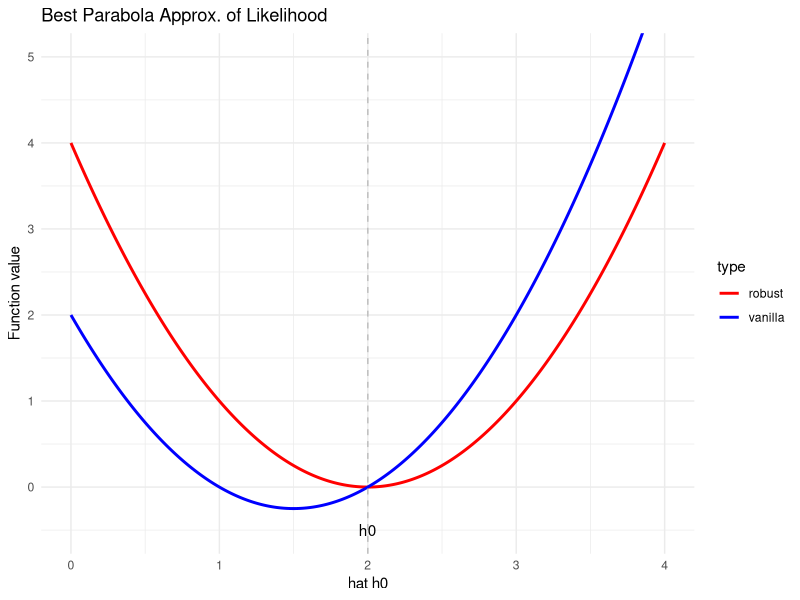
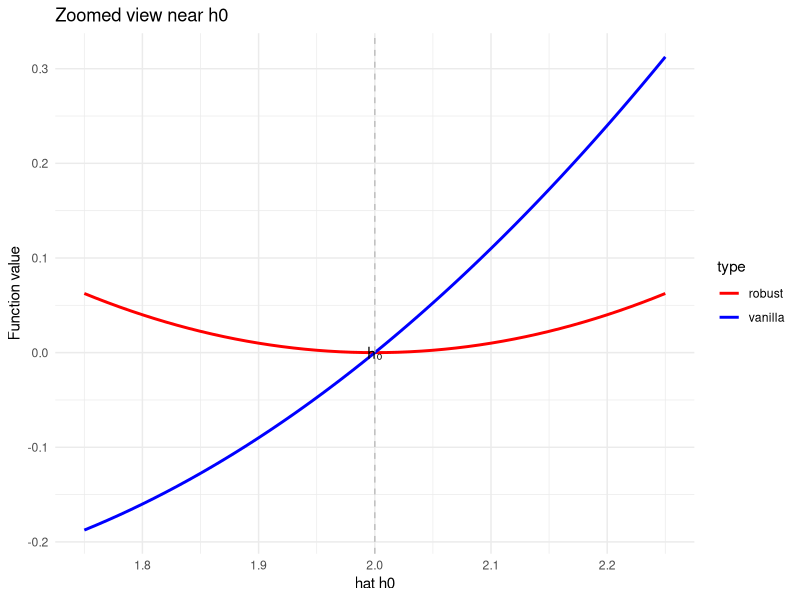
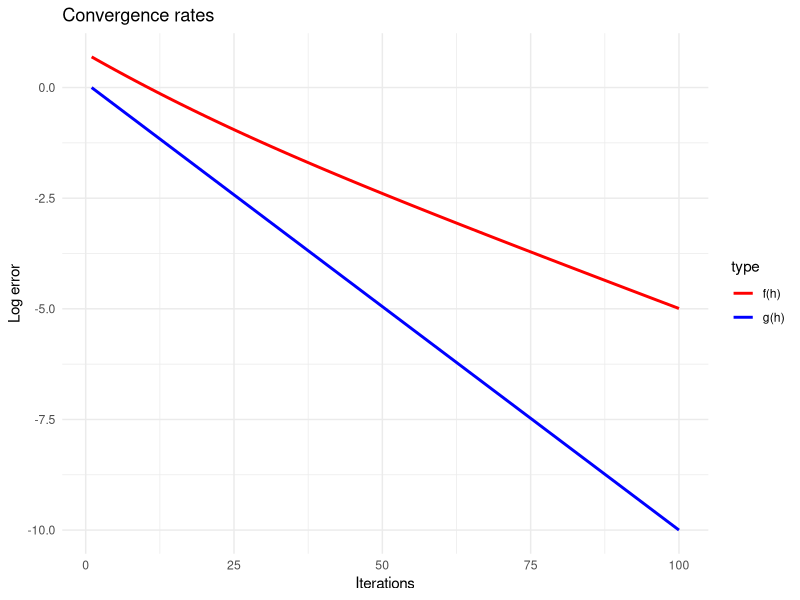

The R source for these figures, in order:
library(ggplot2)
library(gridExtra)
library(dplyr)

# Function definitions
f <- function(h, h0 = 2) {
(h - h0)^2 + (h - h0)
}

g <- function(h, h0 = 2) {
  (h - h0)^2
}

# Generate data
h_seq <- seq(0, 4, by = 0.01)
h0 <- 2

plot_data <- data.frame(
  h = rep(h_seq, 2),
  value = c(f(h_seq), g(h_seq)),
  # type = rep(c("f(h)", "g(h)"), each = length(h_seq))
  type = rep(c("vanilla", "robust"), each = length(h_seq))
)

# Main comparison plot
p1 <- ggplot(plot_data, aes(x = h, y = value, color = type)) +
  geom_line(size = 1) +
  geom_vline(xintercept = h0, 
             linetype = "dashed", 
             color = "gray") +
  scale_color_manual(values = c("red", "blue")) +
  labs(x = "hat h0", y = "Function value", 
       title = "Best Parabola Approx. of Likelihood") +
  theme_minimal() +
  annotate("text", x = h0, y = -0.5, label = "h0") +
  coord_cartesian(ylim = c(-0.5, 5))

# Zoomed view near h0
p2 <- ggplot(plot_data %>% filter(h >= 1.75, h <= 2.25), 
             aes(x = h, y = value, color = type)) +
  geom_line(size = 1) +
  geom_vline(xintercept = h0, linetype = "dashed", color = "gray") +
  scale_color_manual(values = c("red", "blue")) +
  labs(x = "hat h0", y = "Function value", 
       title = "Zoomed view near h0") +
  theme_minimal() +
  annotate("text", x = h0, y = 0, label = "h₀")

# Convergence rate plot
n_iter <- 100
h_sequence <- h0 + exp(-seq(0, 5, length.out = n_iter))
convergence_data <- data.frame(
  iteration = rep(1:n_iter, 2),
  error = c(
    abs(f(h_sequence) - f(h0)),
    abs(g(h_sequence) - g(h0))
  ),
  type = rep(c("f(h)", "g(h)"), each = n_iter)
)

p3 <- ggplot(convergence_data, aes(x = iteration, y = log(error), color = type)) +
  geom_line(size = 1) +
  scale_color_manual(values = c("red", "blue")) +
  labs(x = "Iterations", y = "Log error", 
       title = "Convergence rates") +
  theme_minimal()

# Combine plots
# p <- grid.arrange(p1, p2, ncol =2)
# ggsave(file = "figures/taylor-plot.png",plot= p )
p <- arrangeGrob(p1, p2, ncol=2) 
ggsave("figures/taylor-plot.png", p, width = 8, height = 5)


# library(ggplot2)
# library(gridExtra)
# library(dplyr)
# 
# # Define the functions and their derivatives
# # f(h) = (h - h0)^2 + (h - h0), a quadratic function with linear term
# # g(h) = (h - h0)^2, a pure quadratic function
# # h0 = 2 (the minimum point)
# 
# # Function definitions
# f <- function(h, h0 = 2) {
#   (h - h0)^3 + (h - h0)^2 + (h - h0)
# }
# 
# g <- function(h, h0 = 2) {
#   0.5 * (h - h0)^3 + (h - h0)^2
# }
# 
# # Derivatives at h0
# f_prime_h0 <- 1  # f'(h0) = 1
# f_double_prime_h0 <- 2  # f''(h0) = 2
# g_prime_h0 <- 0  # g'(h0) = 0
# g_double_prime_h0 <- 2  # g''(h0) = 2
# 
# # Taylor approximations
# f_taylor <- function(h, h0 = 2) {
#   f(h0) + f_prime_h0 * (h - h0) + (f_double_prime_h0/2) * (h - h0)^2
# }
# 
# g_taylor <- function(h, h0 = 2) {
#   g(h0) + (g_double_prime_h0/2) * (h - h0)^2
# }
# 
# # Generate data
# h_seq <- seq(0, 4, by = 0.01)
# h0 <- 2
# 
# plot_data <- data.frame(
#   h = rep(h_seq, 4),
#   value = c(
#     f(h_seq),
#     f_taylor(h_seq),
#     g(h_seq),
#     g_taylor(h_seq)
#   ),
#   type = rep(c("f(h)", "f Taylor", "g(h)", "g Taylor"), each = length(h_seq))
# )

# # Create plots
# # Main comparison plot
# p1 <- ggplot(plot_data, 
#              aes(x = h, y = value, color = type, linetype = type)) +
#   geom_line(size = 1) +
#   geom_vline(xintercept = h0, linetype = "dashed", color = "gray") +
#   scale_color_manual(values = c("red", "pink", "blue", "lightblue")) +
#   scale_linetype_manual(values = c("solid", "dashed", "solid", "dashed")) +
#   labs(x = "h", y = "Function value", 
#        title = "Functions and their Taylor approximations") +
#   theme_minimal() +
#   annotate("text", x = h0, y = -0.5, label = "h₀") +
#   coord_cartesian(ylim = c(-0.5, 5))
# 
# # Zoomed view near h0
# p2 <- ggplot(plot_data %>% filter(h >= 1.5, h <= 2.5), 
#              aes(x = h, y = value, color = type, linetype = type)) +
#   geom_line(size = 1) +
#   geom_vline(xintercept = h0, linetype = "dashed", color = "gray") +
#   scale_color_manual(values = c("red", "pink", "blue", "lightblue")) +
#   scale_linetype_manual(values = c("solid", "dashed", "solid", "dashed")) +
#   labs(x = "h", y = "Function value", 
#        title = "Zoomed view near h₀") +
#   theme_minimal() +
#   annotate("text", x = h0, y = 0, label = "h₀")
# 
# # Convergence rate plot
# n_iter <- 100
# h_sequence <- h0 + exp(-seq(0, 5, length.out = n_iter))
# convergence_data <- data.frame(
#   iteration = rep(1:n_iter, 2),
#   error = c(
#     abs(f(h_sequence) - f(h0)),
#     abs(g(h_sequence) - g(h0))
#   ),
#   type = rep(c("f(h)", "g(h)"), each = n_iter)
# )
# 
# p3 <- ggplot(convergence_data, 
#              aes(x = iteration, y = log(error), color = type)) +
#   geom_line(size = 1) +
#   scale_color_manual(values = c("red", "blue")) +
#   labs(x = "Iterations", y = "Log error", 
#        title = "Convergence rates") +
#   theme_minimal()
# 
# # Combine plots
# grid.arrange(p1, p2, p3, ncol = 3)

